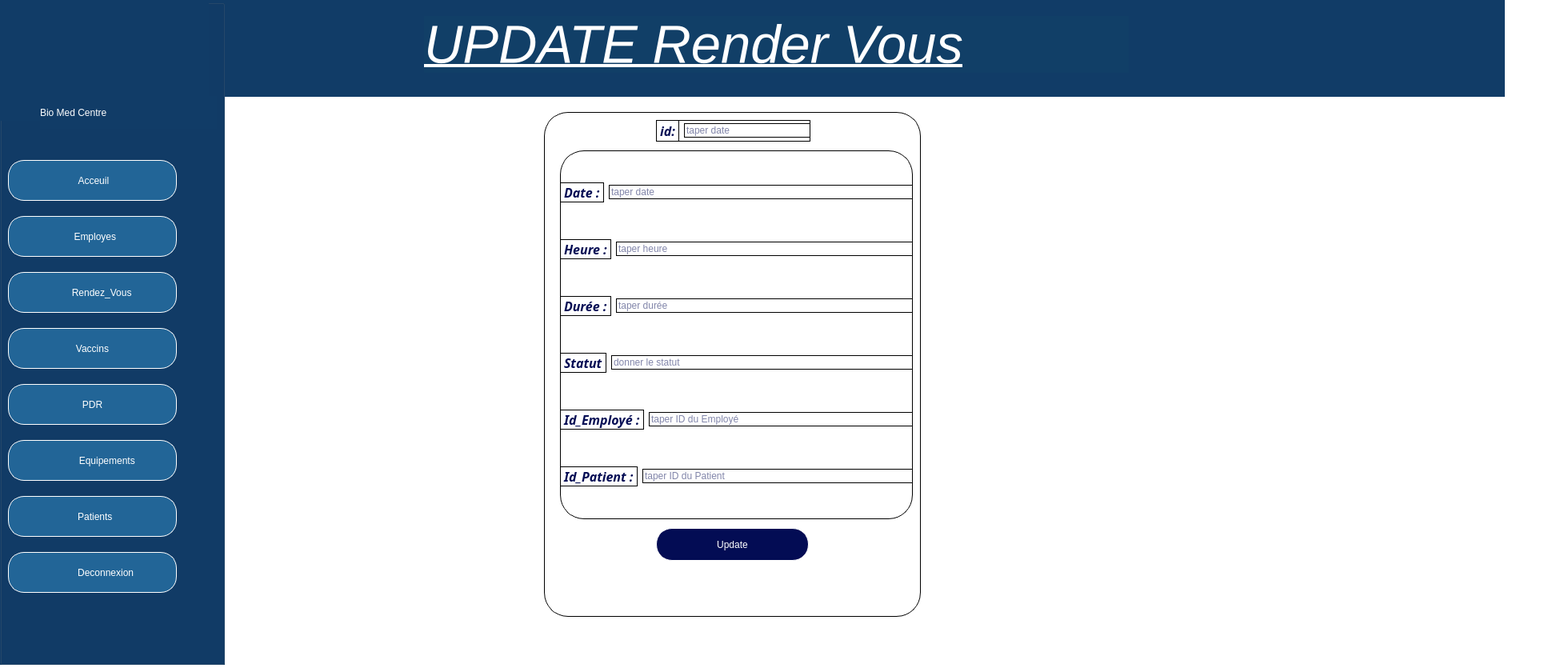
    <widget class="QWidget" name="page_4">
     <property name="styleSheet">
      <string notr="true">background-color: rgb(255, 255, 255);</string>
     </property>
     <widget class="QLabel" name="label_31">
      <property name="geometry">
       <rect>
        <x>-70</x>
        <y>0</y>
        <width>1951</width>
        <height>121</height>
       </rect>
      </property>
      <property name="styleSheet">
       <string notr="true">background-color: rgb(17, 60, 103);</string>
      </property>
      <property name="text">
       <string/>
      </property>
     </widget>
     <widget class="QGroupBox" name="groupBox_5">
      <property name="geometry">
       <rect>
        <x>0</x>
        <y>0</y>
        <width>281</width>
        <height>831</height>
       </rect>
      </property>
      <property name="styleSheet">
       <string notr="true">background-color: rgb(17, 60, 103);</string>
      </property>
      <property name="title">
       <string/>
      </property>
      <widget class="QPushButton" name="pushButton_27">
       <property name="geometry">
        <rect>
         <x>10</x>
         <y>270</y>
         <width>211</width>
         <height>51</height>
        </rect>
       </property>
       <property name="styleSheet">
        <string notr="true">border:1px solid white;
border-radius:20px;
background-color:#226597;
color:white</string>
       </property>
       <property name="text">
        <string>  Employes</string>
       </property>
      </widget>
      <widget class="QPushButton" name="pushButton_28">
       <property name="geometry">
        <rect>
         <x>10</x>
         <y>340</y>
         <width>211</width>
         <height>51</height>
        </rect>
       </property>
       <property name="styleSheet">
        <string notr="true">border:1px solid white;
border-radius:20px;
background-color:#226597;
color:white</string>
       </property>
       <property name="text">
        <string>       Rendez_Vous</string>
       </property>
      </widget>
      <widget class="QPushButton" name="pushButton_29">
       <property name="geometry">
        <rect>
         <x>10</x>
         <y>410</y>
         <width>211</width>
         <height>51</height>
        </rect>
       </property>
       <property name="styleSheet">
        <string notr="true">border:1px solid white;
border-radius:20px;
background-color:#226597;
color:white</string>
       </property>
       <property name="text">
        <string>Vaccins</string>
       </property>
      </widget>
      <widget class="QPushButton" name="pushButton_30">
       <property name="geometry">
        <rect>
         <x>10</x>
         <y>480</y>
         <width>211</width>
         <height>51</height>
        </rect>
       </property>
       <property name="styleSheet">
        <string notr="true">border:1px solid white;
border-radius:20px;
background-color:#226597;
color:white</string>
       </property>
       <property name="text">
        <string>PDR</string>
       </property>
      </widget>
      <widget class="QPushButton" name="pushButton_31">
       <property name="geometry">
        <rect>
         <x>10</x>
         <y>550</y>
         <width>211</width>
         <height>51</height>
        </rect>
       </property>
       <property name="styleSheet">
        <string notr="true">border:1px solid white;
border-radius:20px;
background-color:#226597;
color:white</string>
       </property>
       <property name="text">
        <string>           Equipements</string>
       </property>
      </widget>
      <widget class="QPushButton" name="pushButton_32">
       <property name="geometry">
        <rect>
         <x>10</x>
         <y>620</y>
         <width>211</width>
         <height>51</height>
        </rect>
       </property>
       <property name="styleSheet">
        <string notr="true">border:1px solid white;
border-radius:20px;
background-color:#226597;
color:white</string>
       </property>
       <property name="text">
        <string>  Patients</string>
       </property>
      </widget>
      <widget class="QPushButton" name="pushButton_33">
       <property name="geometry">
        <rect>
         <x>10</x>
         <y>690</y>
         <width>211</width>
         <height>51</height>
        </rect>
       </property>
       <property name="styleSheet">
        <string notr="true">border:1px solid white;
border-radius:20px;
background-color:#226597;
color:white</string>
       </property>
       <property name="text">
        <string>          Deconnexion</string>
       </property>
      </widget>
      <widget class="QPushButton" name="pushButton_34">
       <property name="geometry">
        <rect>
         <x>10</x>
         <y>200</y>
         <width>211</width>
         <height>51</height>
        </rect>
       </property>
       <property name="styleSheet">
        <string notr="true">border:1px solid white;
border-radius:20px;
background-color:#226597;
color:white</string>
       </property>
       <property name="text">
        <string> Acceuil</string>
       </property>
      </widget>
      <widget class="QLabel" name="label_51">
       <property name="geometry">
        <rect>
         <x>20</x>
         <y>210</y>
         <width>63</width>
         <height>31</height>
        </rect>
       </property>
       <property name="styleSheet">
        <string notr="true">image: url(:/new/prefix1/image/Adobe Express - file.png);
background-color: rgb(34, 101, 151);
image: url(:/res/img/Adobe Express - file.png);</string>
       </property>
       <property name="text">
        <string/>
       </property>
      </widget>
      <widget class="QLabel" name="label_52">
       <property name="geometry">
        <rect>
         <x>20</x>
         <y>280</y>
         <width>63</width>
         <height>31</height>
        </rect>
       </property>
       <property name="styleSheet">
        <string notr="true">image: url(:/new/prefix1/image/employe-Photoroom.png);
background-color: rgb(34, 101, 151);
image: url(:/res/img/employe-Photoroom.png);</string>
       </property>
       <property name="text">
        <string/>
       </property>
      </widget>
      <widget class="QLabel" name="label_53">
       <property name="geometry">
        <rect>
         <x>20</x>
         <y>350</y>
         <width>63</width>
         <height>31</height>
        </rect>
       </property>
       <property name="styleSheet">
        <string notr="true">image: url(:/new/prefix1/image/Remove background project.png);
background-color: rgb(34, 101, 151);
image: url(:/res/img/Remove background project.png);</string>
       </property>
       <property name="text">
        <string/>
       </property>
      </widget>
      <widget class="QLabel" name="label_54">
       <property name="geometry">
        <rect>
         <x>20</x>
         <y>420</y>
         <width>63</width>
         <height>31</height>
        </rect>
       </property>
       <property name="styleSheet">
        <string notr="true">image: url(:/new/prefix1/image/Adobe Express - file (2).png);
background-color: rgb(34, 101, 151);
image: url(:/res/img/Adobe Express - file (2).png);</string>
       </property>
       <property name="text">
        <string/>
       </property>
      </widget>
      <widget class="QLabel" name="label_55">
       <property name="geometry">
        <rect>
         <x>20</x>
         <y>490</y>
         <width>63</width>
         <height>31</height>
        </rect>
       </property>
       <property name="styleSheet">
        <string notr="true">image: url(:/new/prefix1/image/Adobe Express - file (3).png);
background-color: rgb(34, 101, 151);
image: url(:/res/img/Adobe Express - file (3).png);</string>
       </property>
       <property name="text">
        <string/>
       </property>
      </widget>
      <widget class="QLabel" name="label_56">
       <property name="geometry">
        <rect>
         <x>20</x>
         <y>560</y>
         <width>63</width>
         <height>31</height>
        </rect>
       </property>
       <property name="styleSheet">
        <string notr="true">image: url(:/new/prefix1/image/equipement.png);
background-color: rgb(34, 101, 151);
image: url(:/res/img/equipement.png);</string>
       </property>
       <property name="text">
        <string/>
       </property>
      </widget>
      <widget class="QLabel" name="label_57">
       <property name="geometry">
        <rect>
         <x>20</x>
         <y>630</y>
         <width>63</width>
         <height>31</height>
        </rect>
       </property>
       <property name="styleSheet">
        <string notr="true">image: url(:/new/prefix1/image/patient.png);
background-color: rgb(34, 101, 151);
image: url(:/res/img/patient.png);</string>
       </property>
       <property name="text">
        <string/>
       </property>
      </widget>
      <widget class="QLabel" name="label_58">
       <property name="geometry">
        <rect>
         <x>20</x>
         <y>700</y>
         <width>63</width>
         <height>31</height>
        </rect>
       </property>
       <property name="styleSheet">
        <string notr="true">image: url(:/new/prefix1/image/dec.png);
background-color: rgb(34, 101, 151);
image: url(:/res/img/dec.png);</string>
       </property>
       <property name="text">
        <string/>
       </property>
      </widget>
      <widget class="QLabel" name="label_59">
       <property name="geometry">
        <rect>
         <x>-10</x>
         <y>0</y>
         <width>271</width>
         <height>151</height>
        </rect>
       </property>
       <property name="styleSheet">
        <string notr="true">image: url(:/new/prefix1/image/Adobe Express - file (5).png);</string>
       </property>
       <property name="text">
        <string/>
       </property>
      </widget>
      <widget class="QLabel" name="label_60">
       <property name="geometry">
        <rect>
         <x>50</x>
         <y>120</y>
         <width>221</width>
         <height>41</height>
        </rect>
       </property>
       <property name="styleSheet">
        <string notr="true">background-color: rgb(17, 60, 103);
color: rgb(255, 255, 255);
font: 900 italic 15pt &quot;Segoe UI&quot;;</string>
       </property>
       <property name="text">
        <string>Bio Med Centre</string>
       </property>
      </widget>
     </widget>
     <widget class="QFrame" name="frame_3">
      <property name="geometry">
       <rect>
        <x>680</x>
        <y>140</y>
        <width>471</width>
        <height>631</height>
       </rect>
      </property>
      <property name="styleSheet">
       <string notr="true">border:1px solid black;
border-radius:30px;
background-color: none;color:#030C54</string>
      </property>
      <property name="frameShape">
       <enum>QFrame::Shape::StyledPanel</enum>
      </property>
      <property name="frameShadow">
       <enum>QFrame::Shadow::Raised</enum>
      </property>
      <widget class="QPushButton" name="save">
       <property name="geometry">
        <rect>
         <x>140</x>
         <y>520</y>
         <width>191</width>
         <height>41</height>
        </rect>
       </property>
       <property name="styleSheet">
        <string notr="true">border:1px solid white;
border-radius:20px;
background-color:#030C54;
color:white</string>
       </property>
       <property name="text">
        <string>Update</string>
       </property>
      </widget>
      <widget class="QWidget" name="layoutWidget_2">
       <property name="geometry">
        <rect>
         <x>20</x>
         <y>48</y>
         <width>441</width>
         <height>461</height>
        </rect>
       </property>
       <layout class="QVBoxLayout" name="verticalLayout_2">
        <item>
         <layout class="QHBoxLayout" name="horizontalLayout_13">
          <item>
           <widget class="QLabel" name="label_62">
            <property name="font">
             <font>
              <family>Perpetua</family>
              <pointsize>12</pointsize>
              <italic>true</italic>
              <bold>true</bold>
             </font>
            </property>
            <property name="styleSheet">
             <string notr="true">color:#030C54</string>
            </property>
            <property name="text">
             <string>Date :</string>
            </property>
           </widget>
          </item>
          <item>
           <widget class="QLineEdit" name="date_3">
            <property name="styleSheet">
             <string notr="true">background-color: rgb(255, 255, 255);</string>
            </property>
            <property name="text">
             <string/>
            </property>
            <property name="placeholderText">
             <string>taper date</string>
            </property>
           </widget>
          </item>
         </layout>
        </item>
        <item>
         <layout class="QHBoxLayout" name="horizontalLayout_14">
          <item>
           <widget class="QLabel" name="label_63">
            <property name="font">
             <font>
              <family>Perpetua</family>
              <pointsize>12</pointsize>
              <italic>true</italic>
              <bold>true</bold>
             </font>
            </property>
            <property name="styleSheet">
             <string notr="true">color:#030C54</string>
            </property>
            <property name="text">
             <string>Heure :</string>
            </property>
           </widget>
          </item>
          <item>
           <widget class="QLineEdit" name="heure_3">
            <property name="styleSheet">
             <string notr="true">background-color: rgb(255, 255, 255);</string>
            </property>
            <property name="text">
             <string/>
            </property>
            <property name="placeholderText">
             <string>taper heure</string>
            </property>
           </widget>
          </item>
         </layout>
        </item>
        <item>
         <layout class="QHBoxLayout" name="horizontalLayout_15">
          <item>
           <widget class="QLabel" name="label_64">
            <property name="font">
             <font>
              <family>Perpetua</family>
              <pointsize>12</pointsize>
              <italic>true</italic>
              <bold>true</bold>
             </font>
            </property>
            <property name="styleSheet">
             <string notr="true">color:#030C54</string>
            </property>
            <property name="text">
             <string>Durée :</string>
            </property>
           </widget>
          </item>
          <item>
           <widget class="QLineEdit" name="dur_3">
            <property name="styleSheet">
             <string notr="true">background-color: rgb(255, 255, 255);</string>
            </property>
            <property name="text">
             <string/>
            </property>
            <property name="placeholderText">
             <string>taper durée</string>
            </property>
           </widget>
          </item>
         </layout>
        </item>
        <item>
         <layout class="QHBoxLayout" name="horizontalLayout_16">
          <item>
           <widget class="QLabel" name="label_65">
            <property name="font">
             <font>
              <family>Perpetua</family>
              <pointsize>12</pointsize>
              <italic>true</italic>
              <bold>true</bold>
             </font>
            </property>
            <property name="styleSheet">
             <string notr="true">color:#030C54</string>
            </property>
            <property name="text">
             <string>Statut</string>
            </property>
           </widget>
          </item>
          <item>
           <widget class="QLineEdit" name="statut_3">
            <property name="styleSheet">
             <string notr="true">background-color: rgb(255, 255, 255);</string>
            </property>
            <property name="text">
             <string/>
            </property>
            <property name="placeholderText">
             <string>donner le statut </string>
            </property>
           </widget>
          </item>
         </layout>
        </item>
        <item>
         <layout class="QHBoxLayout" name="horizontalLayout_17">
          <item>
           <widget class="QLabel" name="label_66">
            <property name="font">
             <font>
              <family>Perpetua</family>
              <pointsize>12</pointsize>
              <italic>true</italic>
              <bold>true</bold>
             </font>
            </property>
            <property name="styleSheet">
             <string notr="true">color:#030C54</string>
            </property>
            <property name="text">
             <string>Id_Employé :</string>
            </property>
           </widget>
          </item>
          <item>
           <widget class="QLineEdit" name="ide_3">
            <property name="styleSheet">
             <string notr="true">background-color: rgb(255, 255, 255);</string>
            </property>
            <property name="text">
             <string/>
            </property>
            <property name="placeholderText">
             <string>taper ID du Employé</string>
            </property>
           </widget>
          </item>
         </layout>
        </item>
        <item>
         <layout class="QHBoxLayout" name="horizontalLayout_18">
          <item>
           <widget class="QLabel" name="label_67">
            <property name="font">
             <font>
              <family>Perpetua</family>
              <pointsize>12</pointsize>
              <italic>true</italic>
              <bold>true</bold>
             </font>
            </property>
            <property name="styleSheet">
             <string notr="true">color:#030C54</string>
            </property>
            <property name="text">
             <string>Id_Patient :</string>
            </property>
           </widget>
          </item>
          <item>
           <widget class="QLineEdit" name="idp_3">
            <property name="styleSheet">
             <string notr="true">background-color: rgb(255, 255, 255);</string>
            </property>
            <property name="text">
             <string/>
            </property>
            <property name="placeholderText">
             <string>taper ID du Patient</string>
            </property>
           </widget>
          </item>
         </layout>
        </item>
       </layout>
      </widget>
      <widget class="QWidget" name="layoutWidget_3">
       <property name="geometry">
        <rect>
         <x>140</x>
         <y>10</y>
         <width>193</width>
         <height>27</height>
        </rect>
       </property>
       <layout class="QHBoxLayout" name="horizontalLayout_19">
        <item>
         <widget class="QLabel" name="label_68">
          <property name="font">
           <font>
            <family>Perpetua</family>
            <pointsize>12</pointsize>
            <italic>true</italic>
            <bold>true</bold>
           </font>
          </property>
          <property name="styleSheet">
           <string notr="true">color:#030C54</string>
          </property>
          <property name="text">
           <string>id:</string>
          </property>
         </widget>
        </item>
        <item>
         <widget class="QLineEdit" name="id_3">
          <property name="styleSheet">
           <string notr="true">background-color: rgb(255, 255, 255);</string>
          </property>
          <property name="text">
           <string/>
          </property>
          <property name="placeholderText">
           <string>taper date</string>
          </property>
         </widget>
        </item>
       </layout>
      </widget>
     </widget>
     <widget class="QLabel" name="label_61">
      <property name="geometry">
       <rect>
        <x>530</x>
        <y>20</y>
        <width>881</width>
        <height>71</height>
       </rect>
      </property>
      <property name="font">
       <font>
        <family>Segoe UI</family>
        <pointsize>50</pointsize>
        <italic>true</italic>
        <underline>true</underline>
        <fontweight>Black</fontweight>
       </font>
      </property>
      <property name="styleSheet">
       <string notr="true">background-color: rgb(17, 63, 103);

color: rgb(255, 255, 255);
font: 900 italic 50pt &quot;Segoe UI&quot;;</string>
      </property>
      <property name="text">
       <string>UPDATE Render Vous</string>
      </property>
     </widget>
    </widget>
